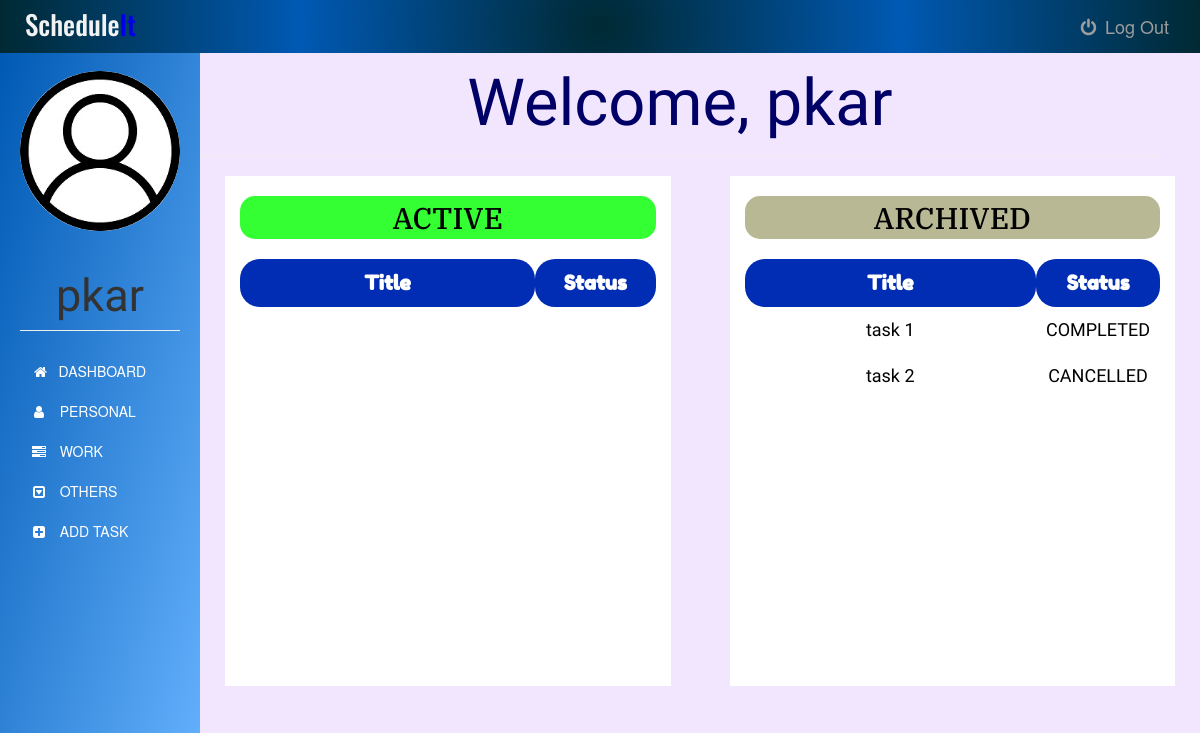
Page /dashboard (signed in) on the earlier database version.
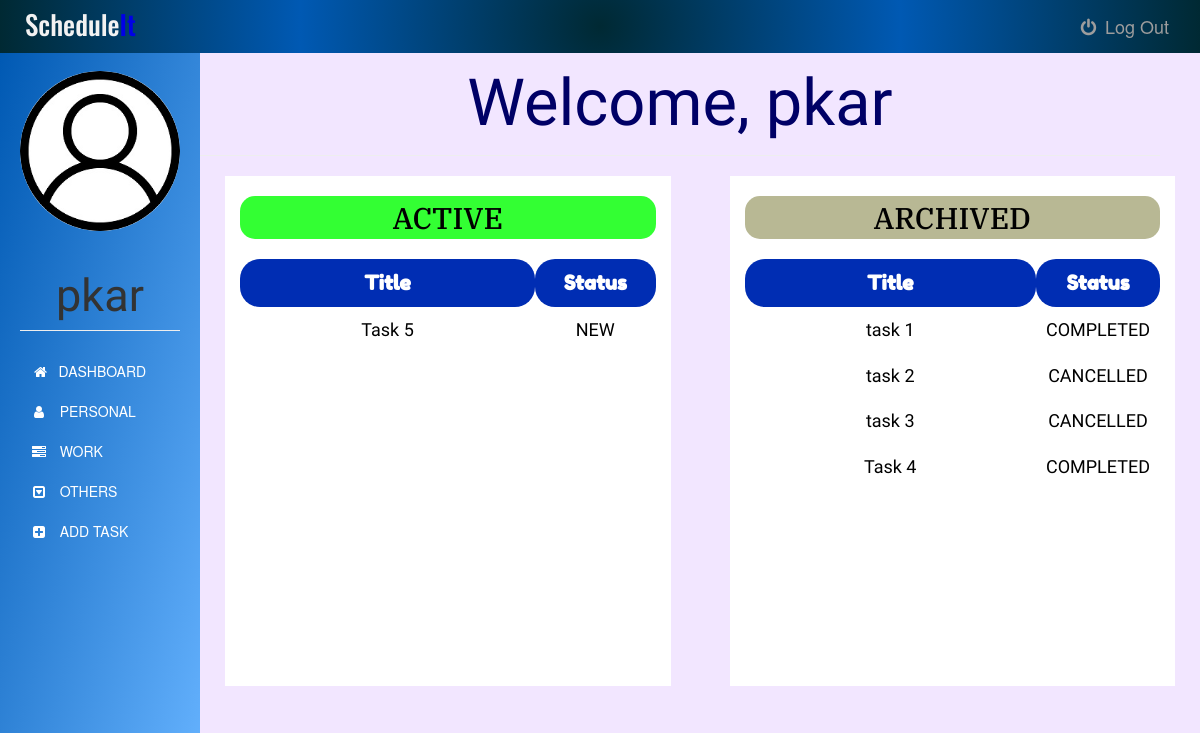
Same page on the later database version.
### app.py (models this page shows)
class User(UserMixin, db.Model):
    id = db.Column(db.Integer, primary_key=True)
    username = db.Column(db.String(15), unique=True, nullable=False)
    email = db.Column(db.String(50), unique=True, nullable=False)
    password = db.Column(db.String(80), unique=True, nullable=False)
    tasks = db.relationship('Task', backref='author', lazy=True)

class Task(db.Model):
    id = db.Column(db.Integer, primary_key=True)
    title = db.Column(db.Text, nullable=False)
    date = db.Column(db.Date, nullable=False)
    content = db.Column(db.Text, nullable=False)
    WorkType = db.Column(db.Text, nullable=False)
    priority = db.Column(db.Text)
    status = db.Column(db.Text, nullable=False, default='NEW')
    user_id = db.Column(db.Integer, db.ForeignKey('user.id'), nullable=False)

### app.py (the view)
@app.route('/dashboard')
@login_required
def dashboard():
    tasks = Task.query.filter_by(user_id=current_user.id)
    return render_template('dashboard.html', tasks= tasks, name=current_user.username, tdate=date.today())

### app.py (called while the page is built)
@login_manager.user_loader
def load_user(user_id):
    return User.query.get(int(user_id))

### templates/dashboard.html (shortened to what this page needs)
{% extends "bootstrap/base.html" %}
{% block styles %}
{{super()}}
<link rel="stylesheet" href="{{url_for('.static', filename='dashboard.css')}}">
<link rel="stylesheet" href="https://maxcdn.bootstrapcdn.com/font-awesome/4.7.0/css/font-awesome.min.css">
{% endblock %}
{% block content %}
    <nav class="navbar navbar-inverse navbar-fixed-top">
      <div class="container-fluid">
        <div class="navbar-header">
          <center><h3><span>Schedule</span>It</h3></center>
        </div>
        <div class="navbar-collapse">
          <ul class="nav navbar-nav">
            <li>
              <a href="{{ url_for('logout') }}">
              <i class="fa fa-power-off fa-fw" aria-hidden="true"></i>
              Log Out
              </a>
            </li>
          </ul>
          </div>
      </div>
    </nav>
    <div class="container-fluid">
      <div class="row">
        <nav class=" sidebar">
          <div class="image img-cir img-120">
            <center>
              <img src="{{url_for('static', filename='user-icon.jpg')}}" width="250" height="200" class="img-responsive"/>
            </center>
            <center>
              <h1 class="page-header">{{ name }}</h1>
            </center>
          </div>
          <div>
            <div class="nav nav-sidebar">
              <ul class="nav nav-sidebar">
                <li>
                  <a class="list-group-item" href="#">
                    &nbsp;<i class="fa fa-home" aria-hidden="true"></i>&nbsp;&nbsp; DASHBOARD
                  </a>
                </li>
                <li>
                  <a class="list-group-item" href="{{ url_for('personaltask') }}">
                    <i class="fa fa-user fa-fw" aria-hidden="true"></i>&nbsp;&nbsp; PERSONAL
                  </a>
                </li>
                <li>
                  <a class="list-group-item" href="{{ url_for('worktask') }}">
                    <i class="fa fa-tasks fa-fw" aria-hidden="true"></i>&nbsp;&nbsp; WORK
                  </a>
                </li>
                <li>
                  <a class="list-group-item" href="{{ url_for('othertask') }}">
                    <i class="fa fa-caret-square-o-down fa-fw" aria-hidden="true"></i>&nbsp;&nbsp; OTHERS
                  </a>
                </li>
                <li>
                  <a class="list-group-item" href="{{ url_for('addtask') }}">
                    <i class="fa fa-plus-square fa-fw" aria-hidden="true"></i>&nbsp;&nbsp; ADD TASK
                  </a>
                </li>
              </ul>
            </div>
          </div>
        </nav>
        <div class="col-sm-9 col-sm-offset-2 col-md-10 col-md-offset-2 main">
          <center><h1 class="page-header">Welcome, {{ name }}</h1></center>
          <div class="row">
          <div class="col-md-5 col-md-offset-0 content-active">
            <h2>ACTIVE</h2>
            <table>
              <thead>
                <tr>
                  <th class="title">Title</th>
                  <th class="status">Status</th>
                </tr>
              </thead>
              <tbody>
                {% for task in tasks %}
                  {% if (task.status == "NEW" or task.status == "IN PROGRESS" or task.status == "NOT STARTED") and tdate <= task.date %}
                    <tr>
                      <td class="title">{{task.title}}</td>
                      <td class="status">{{task.status}}</td>
                    </tr>
                  {% endif %}
                {% endfor %}
              </tbody>
            </table>
          </div>
          <div class=" col-md-5 col-md-offset-0 content-archive">
            <h2>ARCHIVED</h2>
            <table>
              <thead>
                <tr>
                  <th class="title">Title</th>
                  <th class="status">Status</th>
                </tr>
              </thead>
              <tbody>
                {% for task in tasks %}
                  {% if (task.status != "NEW" and task.status != "IN PROGRESS" and task.status != "NOT STARTED") or tdate > task.date %}
                  <tr>
                    <td class="title">{{task.title}}</td>
                    {% if tdate > task.date and (task.status !="CANCELLED" or task.status !="COMPLETED") %}
                      <td class="status">NOT COMPLETED</td>
                    {% else %}
                      <td class="status">{{task.status}}</td>
                    {% endif %}
                  </tr>
                  {% endif %}
                {% endfor %}
              </tbody>
            </table>
          </div>
          </div>
        </div>
      </div>
    </div>
{% endblock %}

### static/dashboard.css (style rules this page uses)
body { padding-top: 50px; background-color: #f2e6ff; }
.navbar-fixed-top { border: 0; }
.navbar { background-image: radial-gradient(circle, #002933,#0059b3, #002933); }
.navbar-header h3 { font-family: 'Oswald', sans-serif; font-size: 27px; margin: 10px; color: #0000e6; }
.navbar-header span { font-size: 27px; color: #f2f2f2; }
.navbar-collapse ul { float: right; margin: 3px; list-style: none; }
.navbar-collapse ul li { float: left; }
.navbar-collapse ul li a { display: block; margin: 0px; padding: 13px; font-size: 18px; text-decoration: none; }
.sidebar { width: 200px; position: fixed; top: 51px; bottom: 0; left: 0; z-index: 1000; display: block; padding: 20px; overflow-x: hidden; overflow-y: auto; background-image: linear-gradient(to bottom right, #0059b3, #66b3ff); }
.sidebar .page-header { font-size: 45px; font-family: 'Tenali Ramakrishna', sans-serif; }
.nav-sidebar { margin-right: -21px; margin-bottom: 20px; margin-left: -20px; }
.nav-sidebar > li > a { padding-right: 20px; padding-left: 50px; }
.nav-sidebar ul li a { background-color: transparent; color: white; border: none; }
.nav-sidebar a { display: none; }
.row img { border-radius: 50%; }
.main { padding: 20px; margin-top: 1px; right: 20px; }
.main .page-header { margin-top: -18px; padding:15px; font-size: 65px; color: #000066; font-family: 'Tenali Ramakrishna', sans-serif; }
.main .content-active { background-color: white; float: left; width: 48%; height: 510px; margin-left: 2px; overflow: auto; }
.main .content-archive { background-color: white; float: right; width: 48%; height: 510px; overflow: auto; }
.main .content-active h2 { text-align: center; padding: 5px; background-color: #33ff33; color: black; border-radius: 15px; font-family: 'IBM Plex Serif', serif; }
.main .content-active table { width: 100%; margin-bottom: 25px; margin-top: 20px; }
.main .content-active table thead tr th { padding: 10px; text-align: center; color: white; background-color: #002db3; border-radius: 20px; font-size: 20px; font-family: 'Fredoka One', cursive; }
.main .content-active table tbody tr td { padding: 10px; text-align: center; color: black; font-size: 18px; font-family: 'Ubuntu Condensed', sans-serif; }
.main .content-archive h2 { text-align: center; padding: 5px; background-color: #b8b894; color: black; border-radius: 15px; font-family: 'IBM Plex Serif', serif; }
.main .content-archive table { width: 100%; margin-bottom: 25px; margin-top: 20px; }
.main .content-archive table thead tr th { padding: 10px; text-align: center; color: white; background-color: #002db3; border-radius: 20px; font-size: 20px; font-family: 'Fredoka One', cursive; }
.main .content-archive table tbody tr td { padding: 10px; text-align: center; color: black; font-size: 18px; font-family: 'Ubuntu Condensed', sans-serif; }
.main .title { width: 71%; }
.main .status { width: 29%; }
@media only screen and (max-width: 1400px) { .main .content-active { background-color: white; float: left; width: 45%; height: 510px; margin-left: 40px; overflow: auto; } }
@media only screen and (max-width: 1400px) { .main .content-archive { background-color: white; float: right; width: 45%; height: 510px; overflow: auto; } }

Differences in the rows shown:
added Task: title "Task 5", status "NEW", shown under "ACTIVE"
added Task: title "task 3", status "CANCELLED", shown under "ARCHIVED"
added Task: title "Task 4", status "COMPLETED", shown under "ARCHIVED"
